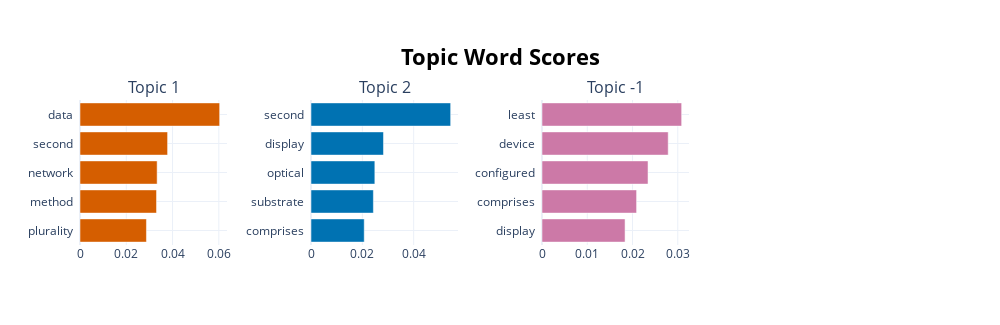

Notebook code for this chart:
### Code cell
# Visualize top topic keywords
topic_model.visualize_barchart(similar_topics)

### Figure 1 — Plotly figure (JSON) as saved in the notebook; plotly's stock layout.template omitted (floating-point values rounded to 4 significant figures)
{"data": [{"marker": {"color": "#D55E00"}, "orientation": "h", "type": "bar", "x": [0.02871, 0.03307, 0.03334, 0.03785, 0.06035], "xaxis": "x", "y": ["plurality  ", "method  ", "network  ", "second  ", "data  "], "yaxis": "y"}, {"marker": {"color": "#0072B2"}, "orientation": "h", "type": "bar", "x": [0.02073, 0.0243, 0.02487, 0.02824, 0.05441], "xaxis": "x2", "y": ["comprises  ", "substrate  ", "optical  ", "display  ", "second  "], "yaxis": "y2"}, {"marker": {"color": "#CC79A7"}, "orientation": "h", "type": "bar", "x": [0.01835, 0.02091, 0.02343, 0.02789, 0.03086], "xaxis": "x3", "y": ["display  ", "comprises  ", "configured  ", "device  ", "least  "], "yaxis": "y3"}], "layout": {"annotations": [{"font": {"size": 16}, "showarrow": false, "text": "Topic 1", "x": 0.0875, "xanchor": "center", "xref": "paper", "y": 1, "yanchor": "bottom", "yref": "paper"}, {"font": {"size": 16}, "showarrow": false, "text": "Topic 2", "x": 0.3625, "xanchor": "center", "xref": "paper", "y": 1, "yanchor": "bottom", "yref": "paper"}, {"font": {"size": 16}, "showarrow": false, "text": "Topic -1", "x": 0.6375, "xanchor": "center", "xref": "paper", "y": 1, "yanchor": "bottom", "yref": "paper"}], "height": 325, "hoverlabel": {"bgcolor": "white", "font": {"family": "Rockwell", "size": 16}}, "showlegend": false, "title": {"font": {"color": "Black", "size": 22}, "text": "<b>Topic Word Scores", "x": 0.5, "xanchor": "center", "yanchor": "top"}, "width": 1000, "xaxis": {"anchor": "y", "domain": [0, 0.175], "showgrid": true}, "xaxis2": {"anchor": "y2", "domain": [0.275, 0.45], "showgrid": true}, "xaxis3": {"anchor": "y3", "domain": [0.55, 0.725], "showgrid": true}, "xaxis4": {"anchor": "y4", "domain": [0.825, 1], "showgrid": true}, "yaxis": {"anchor": "x", "domain": [0, 1], "showgrid": true}, "yaxis2": {"anchor": "x2", "domain": [0, 1], "showgrid": true}, "yaxis3": {"anchor": "x3", "domain": [0, 1], "showgrid": true}, "yaxis4": {"anchor": "x4", "domain": [0, 1], "showgrid": true}}}
